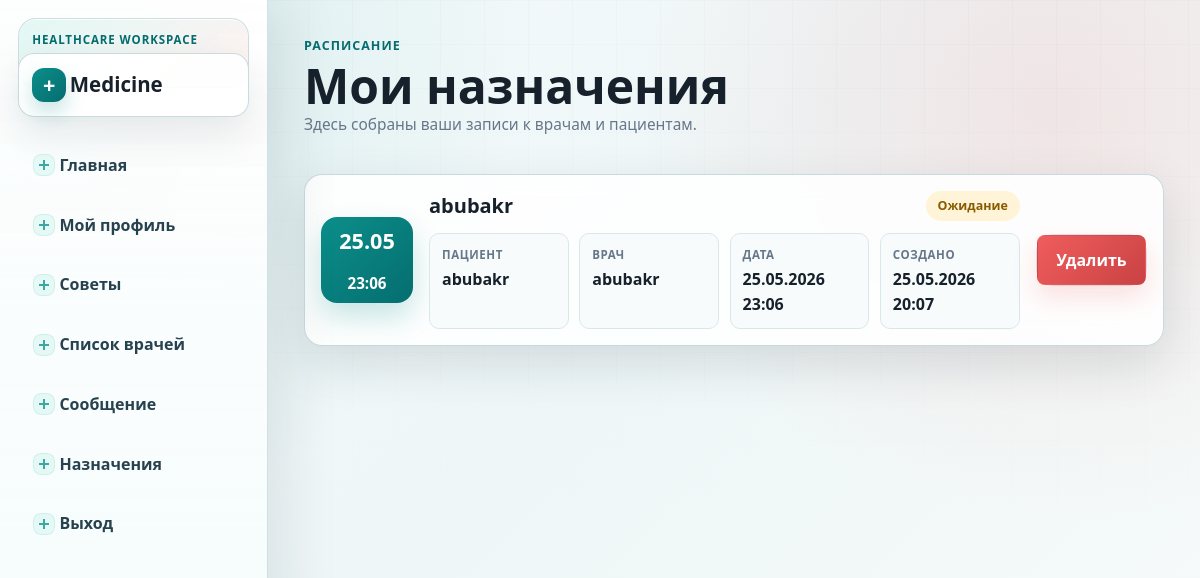
The app's page /appointments/my_appointments/ (signed in), older data.
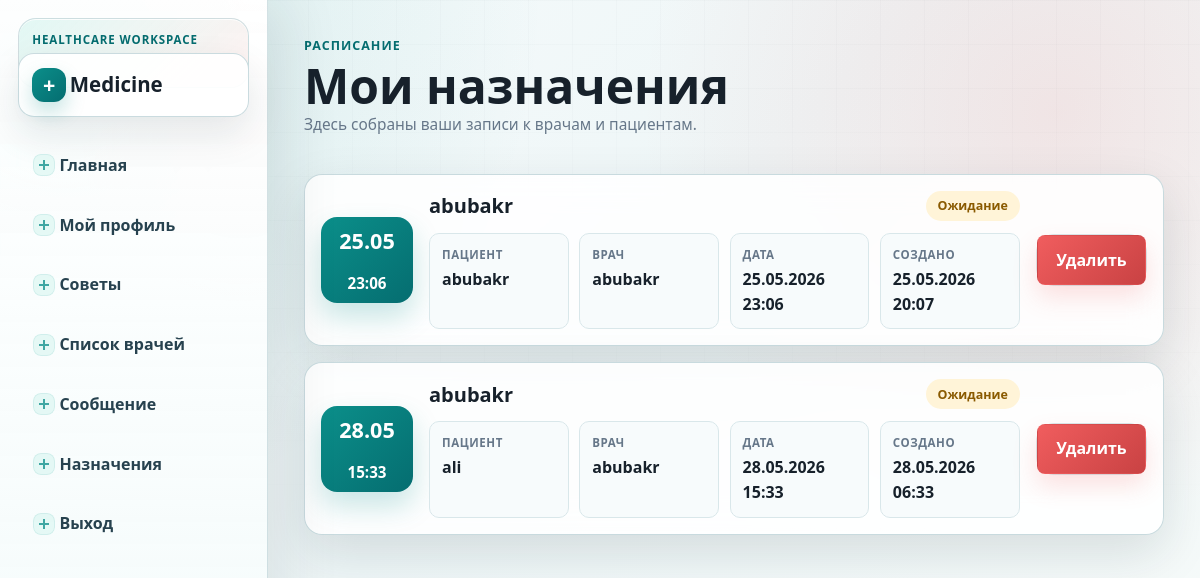
The same page, newer data.
### appointments/models.py (models this page shows, shortened)
class Appointment(models.Model):
    patient = models.ForeignKey(User,on_delete=models.CASCADE,related_name='appointments')
    doctor=models.ForeignKey('doctors.DoctorProfile',on_delete=models.CASCADE,related_name='appointments')
    date=models.DateTimeField()
    STATUS = (
        ('pending', 'Ожидание'),
        ('approved', 'Подтверждена'),
        ('cancelled', 'Отменена'),
    )
    status=models.CharField(max_length=30,choices=STATUS,default='pending')
    created_at=models.DateTimeField(auto_now_add=True)
    celery_task_ids = models.JSONField(default=list, blank=True)

### doctors/models.py (models this page shows, shortened)
class DoctorProfile(models.Model):
    user=models.OneToOneField(settings.AUTH_USER_MODEL,on_delete=models.CASCADE)
    speciality=models.CharField(max_length=20)
    city=models.CharField(max_length=50)
    clinic=models.CharField(max_length=100)
    bio=models.TextField(blank=True)
    experience=models.PositiveIntegerField(default=0)
    photo=models.ImageField(upload_to='doctors/',null=True,blank=True)

### accounts/models.py (models this page shows, shortened)
class User(AbstractUser):
    ROLE_CHOICES = (
        ('patient', 'Patient'),
        ('doctor', 'Doctor'),
        ('admin', 'Admin'),
    )
    role = models.CharField(
        max_length=20,
        choices=ROLE_CHOICES
    )
    phone = models.CharField(
        max_length=20,
        unique=True
    )
    age=models.PositiveIntegerField()

### appointments/views.py (the view)
@login_required(login_url='login')
def show_appointment(request):
    if request.user.is_superuser:
        appointment=Appointment.objects.select_related('patient', 'doctor__user').all()
    else:
        appointment=Appointment.objects.select_related('patient', 'doctor__user').filter(
            Q(patient=request.user) | Q(doctor__user=request.user)
        )
    return render(request,'appoinments/show_appointment.html',{"appointments":appointment})

### templates/appoinments/show_appointment.html (shortened to what this page needs)
{% extends "accounts/base.html" %}
{% block main %}
<header class="page-head appointments-head">
    <div>
        <p class="eyebrow">Расписание</p>
        <h1>Мои назначения</h1>
        <p class="muted">Здесь собраны ваши записи к врачам и пациентам.</p>
    </div>
</header>
<section class="appointments-list">
    {% for i in appointments %}
        <article class="appointment-card panel">
            <div class="appointment-date">
                <span>{{ i.date|date:"d.m" }}</span>
                <strong>{{ i.date|date:"H:i" }}</strong>
            </div>
            <div class="appointment-main">
                <div class="appointment-title">
                    <h2>{{ i.doctor.user.username }}</h2>
                    <span class="status-pill status-{{ i.status }}">{{ i.get_status_display }}</span>
                </div>
                <dl class="appointment-details">
                    <div>
                        <dt>Пациент</dt>
                        <dd>{{ i.patient.username }}</dd>
                    </div>
                    <div>
                        <dt>Врач</dt>
                        <dd>{{ i.doctor.user.username }}</dd>
                    </div>
                    <div>
                        <dt>Дата</dt>
                        <dd>{{ i.date|date:"d.m.Y H:i" }}</dd>
                    </div>
                    <div>
                        <dt>Создано</dt>
                        <dd>{{ i.created_at|date:"d.m.Y H:i" }}</dd>
                    </div>
                </dl>
            </div>
            {% if request.user == i.patient or request.user == i.doctor.user or request.user.is_superuser %}
                <form class="appointment-actions" action="{% url 'delete_appointment' i.id %}" method="post">
                    <button class="danger-button" type="submit">Удалить</button>
                </form>
            {% endif %}
        </article>
    {% empty %}
        <div class="empty-state panel">
            <h2>Назначений пока нет</h2>
            <p class="muted">Когда вы запишетесь к врачу, запись появится здесь.</p>
            <a class="button" href="{% url 'doctors_list' %}">Найти врача</a>
        </div>
    {% endfor %}
</section>
{% endblock %}

Row changes from the older to the newer data that the page shows:
added Appointment: date "28.05", date "15:33", doctor.user.username "abubakr", status "Ожидание", patient.username "ali", date "28.05.2026 15:33", created_at "28.05.2026 06:33", shows "Удалить"
